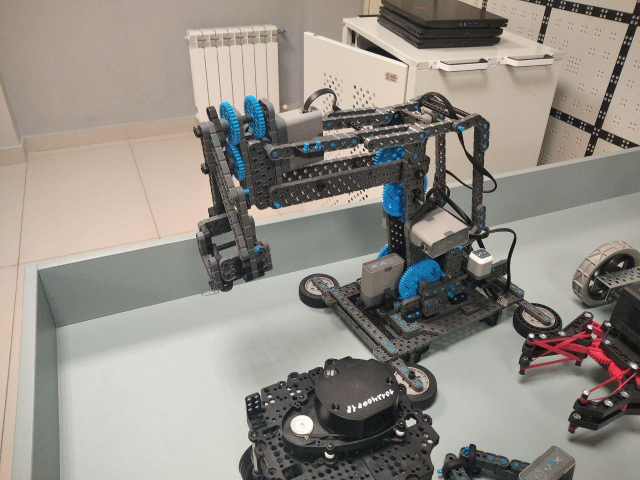
#> input picture Lab_3/base_image.jpg, 1280 x 960 px (shown at 1/2 size)
$ python -i main.py   (imports and definitions only)
#> lines starting #> are read from the running program, lines starting #| are printed output that depends on the picture
from PIL import Image, ImageFilter


def quest_1(image_path):
#> called with image_path = '../base_image.jpg'
    try:
        with Image.open(image_path) as img:
#> img is the input picture: PIL image 1280x960 RGB; mean R, G, B 147, 141.6, 134.2
            print(f"Формат изображения: {img.format}")
#| Формат изображения: JPEG
            print(f"Размеры (Ширина x Высота): {img.size[0]} x {img.size[1]} пикселей")
#| Размеры (Ширина x Высота): 1280 x 960 пикселей
            save_and_show_img(img,'base_image.jpg')

            new_size = (img.size[0] // 2, img.size[1] // 2)
#> new_size = (640, 480)
            resized_img = img.resize(new_size, Image.Resampling.LANCZOS)
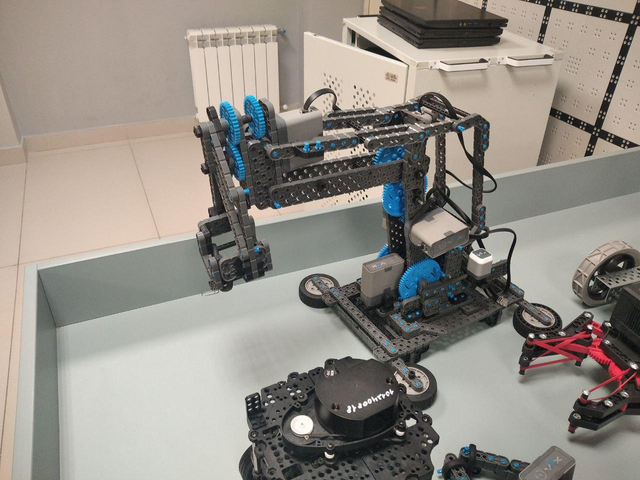
#> resized_img: PIL image 640x480 RGB; mean R, G, B 147, 141.6, 134.2
            print(f"Новые размеры после уменьшения: {resized_img.size[0]} x {resized_img.size[1]} пикселей")
#| Новые размеры после уменьшения: 640 x 480 пикселей
            save_and_show_img(resized_img,'resize_image.jpg')

            blurred_img = resized_img.filter(ImageFilter.GaussianBlur(radius=2))
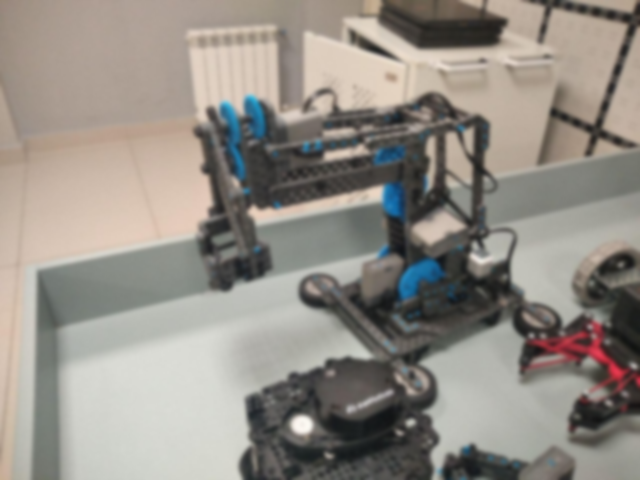
#> blurred_img: PIL image 640x480 RGB; mean R, G, B 147, 141.7, 134.2
            blurred_img.save('result_image.jpg')
            save_and_show_img(blurred_img,'result_image.jpg')


    except FileNotFoundError:
        print(f"Ошибка: Файл '{image_path}' не найден. Пожалуйста, проверьте путь.")

def save_and_show_img(img,name):
    img.save(name)
    print(f"Обработанное изображение успешно сохранено как '{name}'")
    img.show()


>>> result = quest_1('../base_image.jpg')
